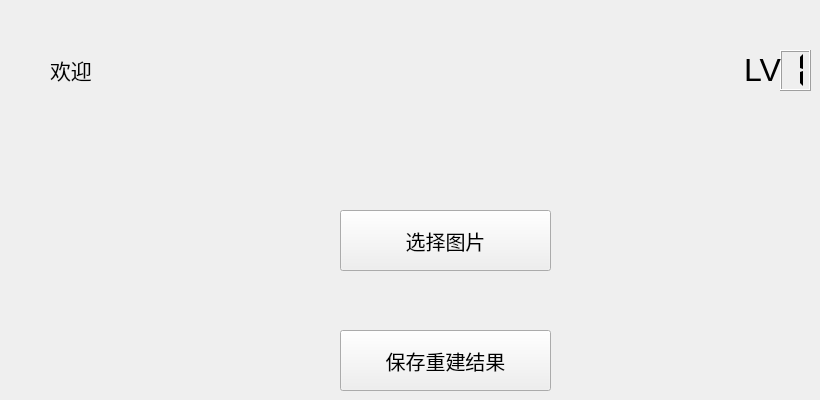
  <widget class="QWidget" name="MainWindow">
   <property name="windowTitle">
    <string>主界面</string>
   </property>
   <widget class="QPushButton" name="Book">
    <property name="geometry">
     <rect>
      <x>340</x>
      <y>210</y>
      <width>211</width>
      <height>61</height>
     </rect>
    </property>
    <property name="font">
     <font>
      <family>宋体</family>
      <pointsize>15</pointsize>
      <underline>false</underline>
     </font>
    </property>
    <property name="cursor">
     <cursorShape>ArrowCursor</cursorShape>
    </property>
    <property name="text">
     <string>选择图片</string>
    </property>
    <property name="icon">
     <iconset>
      <normaloff>Icon/read.png</normaloff>Icon/read.png</iconset>
    </property>
    <property name="iconSize">
     <size>
      <width>60</width>
      <height>45</height>
     </size>
    </property>
   </widget>
   <widget class="QPushButton" name="Game">
    <property name="geometry">
     <rect>
      <x>340</x>
      <y>330</y>
      <width>211</width>
      <height>61</height>
     </rect>
    </property>
    <property name="font">
     <font>
      <family>宋体</family>
      <pointsize>15</pointsize>
      <underline>false</underline>
     </font>
    </property>
    <property name="cursor">
     <cursorShape>ArrowCursor</cursorShape>
    </property>
    <property name="text">
     <string>保存重建结果</string>
    </property>
    <property name="icon">
     <iconset>
      <normaloff>Icon/game.png</normaloff>Icon/game.png</iconset>
    </property>
    <property name="iconSize">
     <size>
      <width>50</width>
      <height>50</height>
     </size>
    </property>
   </widget>
   <widget class="QLabel" name="WelcomeAndName">
    <property name="geometry">
     <rect>
      <x>50</x>
      <y>50</y>
      <width>661</width>
      <height>41</height>
     </rect>
    </property>
    <property name="text">
     <string>&lt;html&gt;&lt;head/&gt;&lt;body&gt;&lt;p&gt;&lt;span style=&quot; font-size:16pt;&quot;&gt;欢迎&lt;/span&gt;&lt;/p&gt;&lt;/body&gt;&lt;/html&gt;</string>
    </property>
   </widget>
   <widget class="QLCDNumber" name="LvNum">
    <property name="geometry">
     <rect>
      <x>780</x>
      <y>50</y>
      <width>31</width>
      <height>41</height>
     </rect>
    </property>
    <property name="smallDecimalPoint">
     <bool>false</bool>
    </property>
    <property name="digitCount">
     <number>1</number>
    </property>
    <property name="mode">
     <enum>QLCDNumber::Dec</enum>
    </property>
    <property name="segmentStyle">
     <enum>QLCDNumber::Flat</enum>
    </property>
    <property name="value" stdset="0">
     <double>1.000000000000000</double>
    </property>
    <property name="intValue" stdset="0">
     <number>1</number>
    </property>
   </widget>
   <widget class="QLabel" name="LvLabel">
    <property name="geometry">
     <rect>
      <x>740</x>
      <y>50</y>
      <width>41</width>
      <height>41</height>
     </rect>
    </property>
    <property name="text">
     <string>&lt;html&gt;&lt;head/&gt;&lt;body&gt;&lt;p&gt;&lt;span style=&quot; font-size:24pt;&quot;&gt;LV&lt;/span&gt;&lt;/p&gt;&lt;/body&gt;&lt;/html&gt;</string>
    </property>
    <property name="alignment">
     <set>Qt::AlignRight|Qt::AlignTrailing|Qt::AlignVCenter</set>
    </property>
   </widget>
  </widget>
